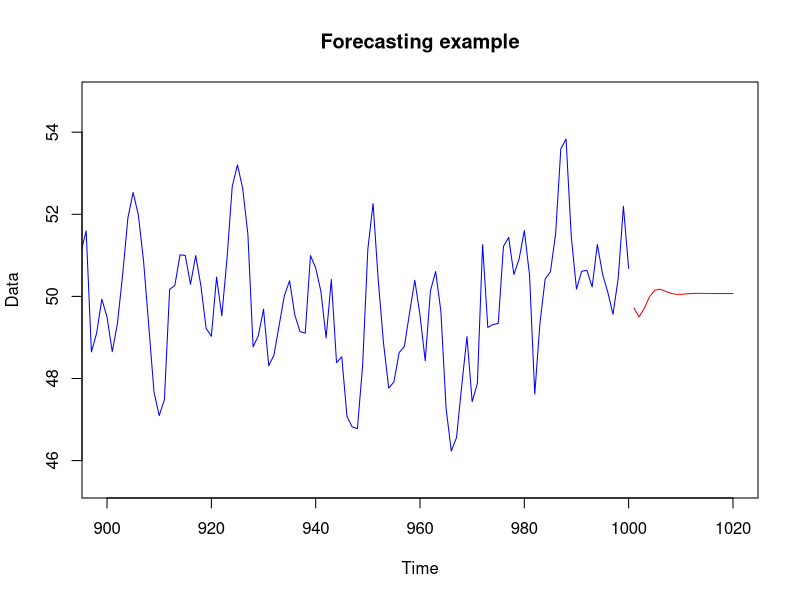
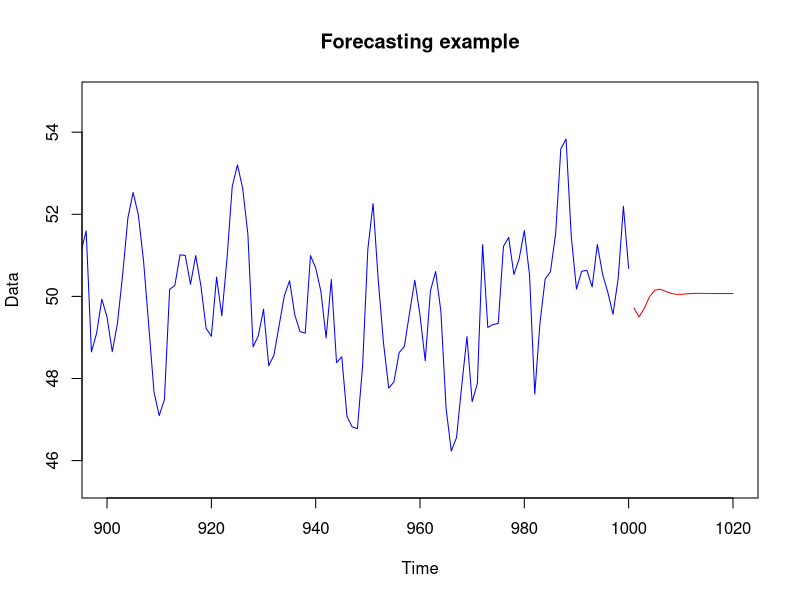

R code for these plots, in order: (Note: this script raises an error after producing the figures.)


# 1.2 Example 1 - stationary data


set.seed(476)
abc <- sort(rbinom(3, 1, 0.6), decreasing = TRUE)*c(0.86, -0.4, 0.15)
data <- 50 + arima.sim(list(ar = abc), n = 1000)

fit <- ar(data)
fit
fit$x.mean

p <- predict(fit, n.ahead = 20)
p

a = fit$ar[1]
b = fit$ar[2]
sig = fit$var.pred
(g1.coeff = a / (1 - b))
(g2.coeff = a * g1.coeff + b)
(g0 = sig / (1 - a * g1.coeff - b * g2.coeff))
sqrt(g0)


p$pred[10]

ts.plot(data, col = "blue", xlim = c(900, 1020), main = "Forecasting example", ylab = "Data")
lines(p$pred, col = "red")

#Alternatively
plot(data, col = "blue", xlim = c(900, 1020), main = "Forecasting example", ylab = "Data")
lines(p$pred, col = "red")


# 1.3 Example 2 - non-stationary data


set.seed(476)
a <- runif(1,0.6,0.8); b <- runif(1, -0.3, 1)

data <- 50 + cumsum(arima.sim(list(ma = c(a, b)), n = 1460))
data <- ts(data, start = c(2015, 1),frequency = 365)

d <- diff(data)
fit <- arima(d, order = c(0, 0, 2))
fit

p <- predict(fit, n.ahead = 180)
p <- p$pred
p.with.trend <- tail(data, 1) + cumsum(p)

p.with.trend <- tail(data, 1)[1] + cumsum(p)
p.with.trend <- data[length(data)] + cumsum(p)
p.with.trend <- utils:::tail.default(data, 1) + cumsum(p)

p.with.trend <- ts(p.with.trend, start = c(2019, 1), frequency = 365)

ts.plot(data,col = "blue", xlim = c(2015, 2019 + 179/365),
        main = "Forecasting example 2", ylab = "Data", 
        ylim = c(-42, 153))

lines(p.with.trend, col = "red")

#Alternatively
plot(data,col = "blue", xlim = c(2015, 2019 + 179/365),
     main = "Forecasting example 2", ylab = "Data", 
     ylim = c(-42, 153))

lines(p.with.trend, col = "red")


# 2.2 Example


series <- read.csv("forecasting.csv",header = FALSE)
head(series)
series <- ts(series, start = c(2017, 20), frequency = 365)
end(series)

HW <- HoltWinters(series, alpha = 0.7, beta = FALSE, gamma = FALSE)

predict(HW, n.ahead = 1) 
predict(HW, level = 0.95, prediction.interval = TRUE)
predict(HW, n.ahead = 5)


# 2.3 Example 2


HW2 <- HoltWinters(series, beta = FALSE, gamma = FALSE)
predict(HW2, level = 0.95, prediction.interval = TRUE)

HW2$alpha


##  13-14.12



# i)


set.seed(1558)

data <- 100 + arima.sim(list(ar = runif(1, -0.3, 0.6), 
                             ma = runif(1, 12, 15)), 
                        n = 40)

data <- ts(data, start = c(2008, 1), frequency = 4)

fit <- arima(data, order = c(1, 0, 1))
start(data); end(data); frequency(data)

p <- predict(fit, n.ahead = 8)
p <- p$pred; p


# ii)


HW <- HoltWinters(data, beta = FALSE, gamma = FALSE)
p2 <- predict(HW, n.ahead = 8); p2


# iii)


ts.plot(data, main = "Data and forecasts", ylab = "Revenue (�000s)", xlim = c(2008, 2020), col = "blue")

#Alternatively
plot(data, main = "Data and forecasts", ylab = "Revenue (�000s)", xlim = c(2008, 2020), col = "blue")

lines(p, col = "red")
lines(p2, col = "dark green")

legend("bottomright", legend = c("data", "step-ahead forecast", "exp smoothing forecast"), 
       col = c("blue", "red", "dark green"), lty = 1)


##  13-14.12



# i)


set.seed(1558)

data <- 100 + arima.sim(list(ar = runif(1, -0.3, 0.6), 
                             ma = runif(1, 12, 15)), 
                        n = 40)

data <- ts(data, start = c(2008, 1), frequency = 4)

fit <- arima(data, order = c(1, 0, 1))
start(data); end(data); frequency(data)

p <- predict(fit, n.ahead = 8)
p <- p$pred; p


# ii)


HW <- HoltWinters(data, beta = FALSE, gamma = FALSE)
p2 <- predict(HW, n.ahead = 8); p2


# iii)


ts.plot(data, main = "Data and forecasts", ylab = "Revenue (�000s)", xlim = c(2008, 2020), col = "blue")

#Alternatively
plot(data, main = "Data and forecasts", ylab = "Revenue (�000s)", xlim = c(2008, 2020), col = "blue")

lines(p, col = "red")
lines(p2, col = "dark green")

legend("bottomright", legend = c("data", "step-ahead forecast", "exp smoothing forecast"), 
       col = c("blue", "red", "dark green"), lty = 1)


##  13-14.13



# i)


set.seed(1952)
x <- arima.sim(list(ar = 0.7), n = 240)
x <- 1800 + cumsum(x)
x <- ts(x, start = c(1990, 1), frequency = 12)
dx <- diff(x)
fit <- ar(dx)
pd <- predict(fit, n.ahead = 60)$pred
px <- cumsum(pd) + tail(x, 1)
px <- ts(px, start = c(2010, 1), frequency = 12) 
px
window(px, c(2014, 12), c(2014, 12))


# ii)


min(px, x); max(px, x)
ts.plot(x, main = "Past data and forecast", ylab = "Number of diagnoses", 
        xlim = c(1990, 2015), ylim = c(1796, 1833), col = "blue")

#Alternatively
plot(x, main = "Past data and forecast", ylab = "Number of diagnoses", 
     xlim = c(1990, 2015), ylim = c(1796, 1833), col = "blue")

lines(px, col = "red")
legend("bottomright", legend = c("data", "forecast"),
       col = c("blue", "red"), lty = 1)


##  13-14.14


set.seed(1952)

y <- 90 + round(arima.sim(list(ma = c(15, 7)), n = 40))
y <- ts(y, start = c(2007, 3), frequency = 4)

fit <- arima(y, order = c(0, 0, 2))
p <- predict(fit, n.ahead = 100)$pred

window(p, c(2038, 4), c(2038, 4))